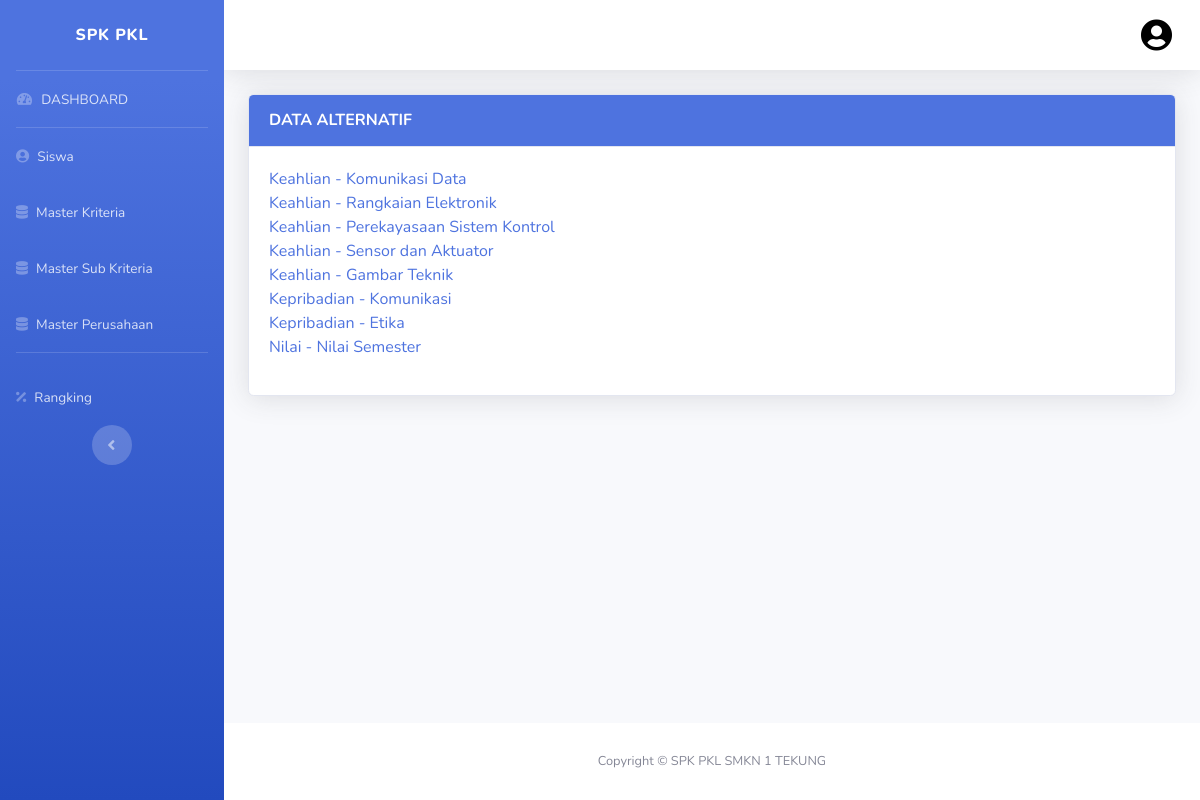
Screenshot of /index.php/admin/weight/Alternative with the database file from the repository.
### tables this page shows
CREATE TABLE `subcriteria` (
  `id` int(2) NOT NULL,
  `name` varchar(50) NOT NULL,
  `id_criteria` int(1) NOT NULL
);

CREATE TABLE `criteria` (
  `id` int(2) NOT NULL,
  `name` varchar(50) NOT NULL
);

### application/controllers/admin/Weight.php (called while the page is built, shortened)
<?php
class Weight extends CI_Controller
{
    public function __construct()
    {
        $this->load->model("M_User", "user");
        $this->load->model("M_Perusahaan", "company");
        $this->load->model("M_Subkriteria", "subcriteria");
        $this->load->model("M_Kriteria", "criteria");
        $this->load->model("M_ComparisonList", "cl");
        $this->load->model("M_Alternative", "alternative");
    }
    public function Alternative()
    {
        $data["content"] = "admin/alternative_weight";
        $data["subcriteria"] = $this->subcriteria->get_all_orderBy();
        $this->load->view('partial/header', $data);
        $this->load->view('partial/sidebar', $data);
        $this->load->view('partial/navbar', $data);
        $this->load->view('admin/alternative_weight', $data);
        $this->load->view('partial/footer', $data);
        $this->load->view('partial/js', $data);
    }
}

### index.php (called while the page is built, shortened)
<?php
require_once BASEPATH.'core/CodeIgniter.php';

### application/models/M_Subkriteria.php (called while the page is built, shortened)
<?php
class M_Subkriteria extends CI_Model
{
    private $_table = 'subcriteria';
    public function get_all_orderBy()
    {
        $this->db->select('subcriteria.id, subcriteria.name, criteria.name as criterianame');
        $this->db->join('criteria', 'criteria.id = subcriteria.id_criteria');
        $this->db->order_by('subcriteria.id_criteria', 'ASC');
        return $this->db->get($this->_table)->result();
    }
}

### application/views/admin/alternative_weight.php (the view, shortened to what this page needs)
<div class="row">
    <div class="col s12">
        <div class="container">
            <div class="section section-data-tables">
                <div class="card shadow mb-4">
                    <div class="card-header bg-primary py-3">
                        <h6 class="m-0 font-weight-bold text-white">DATA ALTERNATIF</h6>
                    </div>
                    <div class="card-body">
                        <form action="#" id="form_wcriteria">
                            <div class="table-responsive">
                                <table id="example" class="table table-bordered table-striped">
                                    <?php foreach ($subcriteria as $key) :
                                        $idx = $this->session->userdata("user_logged")["id"];
                                        $querys = 'SELECT subcriteria_id FROM tr_comparison_alternative WHERE subcriteria_id="' . $key->id . '" AND user_id="' . $idx . '"';
                                        $queryss = $this->db->query($querys)->num_rows();
                                        if ($queryss != 0) {
                                            $badge = '<span class="badge badge-danger">Terisi</span>';
                                        } else {
                                            $badge = "";
                                        }
                                    ?>
                                        <a href="<?= base_url() ?>admin/Weight/Alternative_Detail/<?= $key->id; ?>" class="collection-item"><?= $key->criterianame; ?> - <?= $key->name; ?><?= $badge ?></a><br>
                                    <?php endforeach; ?>
                                </table>
                            </div>
                        </form>
                    </div>
                </div>
            </div>
        </div>
    </div>
</div>
</div>

### rows the page displays
subcriteria: id_criteria.name "Keahlian", name "Komunikasi Data"
subcriteria: id_criteria.name "Keahlian", name "Rangkaian Elektronik"
subcriteria: id_criteria.name "Keahlian", name "Perekayasaan Sistem Kontrol"
subcriteria: id_criteria.name "Keahlian", name "Sensor dan Aktuator"
subcriteria: id_criteria.name "Keahlian", name "Gambar Teknik"
subcriteria: id_criteria.name "Kepribadian", name "Komunikasi"
subcriteria: id_criteria.name "Kepribadian", name "Etika"
subcriteria: id_criteria.name "Nilai", name "Nilai Semester"
